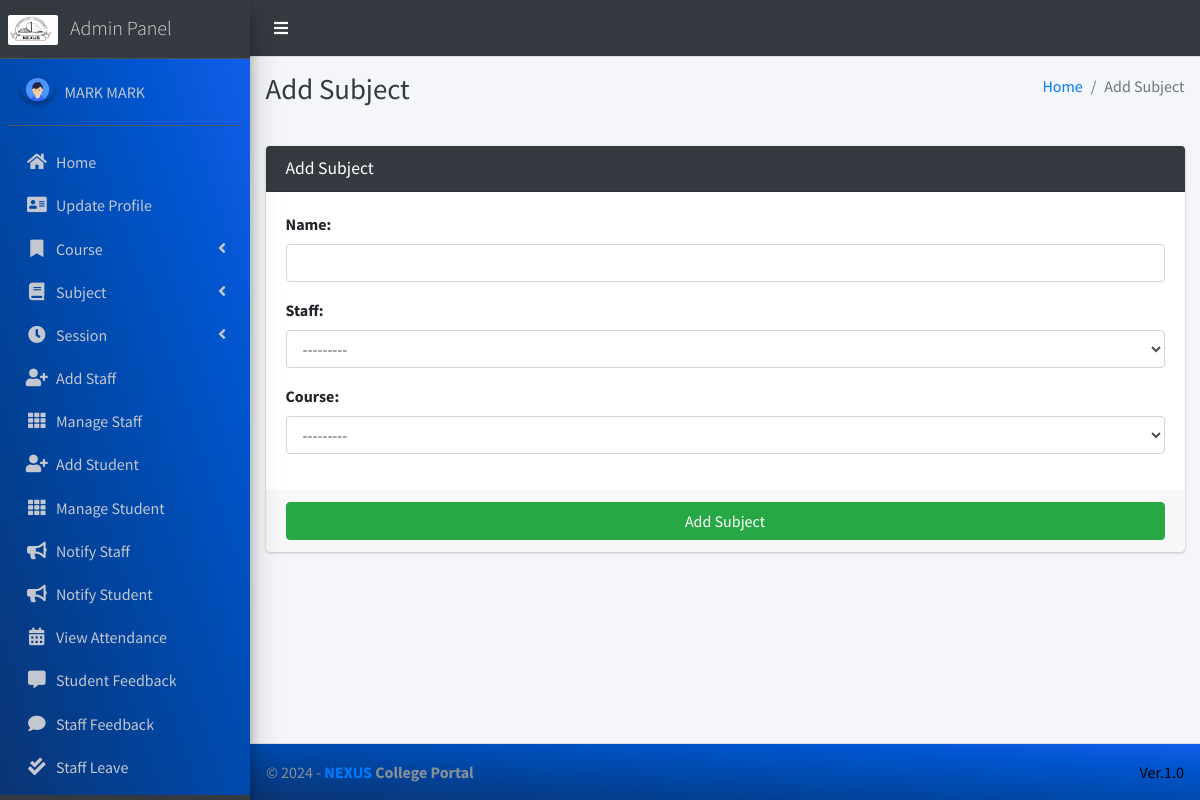
The page /subject/add/ (signed in) on the database its author committed.
### main_app/models.py (models this page shows)
class CustomUser(AbstractUser):
    USER_TYPE = ((1, "HOD"), (2, "Staff"), (3, "Student"))
    GENDER = [("M", "Male"), ("F", "Female")]
    username = None  # Removed username, using email instead
    email = models.EmailField(unique=True)
    user_type = models.CharField(default=1, choices=USER_TYPE, max_length=1)
    gender = models.CharField(max_length=1, choices=GENDER)
    profile_pic = models.ImageField()
    address = models.TextField()
    fcm_token = models.TextField(default="")  # For firebase notifications
    created_at = models.DateTimeField(auto_now_add=True)
    updated_at = models.DateTimeField(auto_now=True)
    USERNAME_FIELD = "email"
    REQUIRED_FIELDS = []
    objects = CustomUserManager()
    def __str__(self):
        return  self.first_name + " " + self.last_name

### main_app/hod_views.py (the view, shortened to what this page needs)
# urls.py: path("subject/add/", hod_views.add_subject, name='add_subject'),
def add_subject(request):
    form = SubjectForm(request.POST or None)
    context = {
        'form': form,
        'page_title': 'Add Subject'
    }
    return render(request, 'hod_template/add_subject_template.html', context)

### main_app/forms.py
class SubjectForm(FormSettings):
    def __init__(self, *args, **kwargs):
        super(SubjectForm, self).__init__(*args, **kwargs)
    class Meta:
        model = Subject
        fields = ['name', 'staff', 'course']

### main_app/models.py (called while the page is built)
    def __str__(self):
        return self.name

    def __str__(self):
        return self.admin.first_name + " " +  self.admin.last_name

### main_app/templates/hod_template/add_subject_template.html
{% extends 'main_app/base.html' %}
{% load static %}
{% block page_title %}{{page_title}}{% endblock page_title %}
{% block content %}
<section class="content">
    <div class="container-fluid">
        <div class="row">
            <div class="col-md-12">
                <div class="card card-dark">
                    <div class="card-header">
                        <h3 class="card-title">{{page_title}}</h3>
                    </div>
                    {% include "main_app/form_template.html" with messages=messages  form=form button_text="Add Subject"%}
                </div>
            </div>
        </div>
    </div>
</section>
{% endblock content %}

### main_app/templates/main_app/sidebar_template.html (shortened to what this page needs)
{% load static %}
<aside class="main-sidebar sidebar-dark-info elevation-4">
    {% if request.user.user_type == '1' %}
    <a href="{% url 'admin_home' %}" class="brand-link">
        <img src="{% static 'dist/img/NEXUS.png' %}" alt="" style="width: 50px; height: 30px; border-radius: 2px;">
        <span class="brand-text font-weight-light ml-2"  >Admin Panel</span>
    </a>
    <div class="sidebar" style="background-image: linear-gradient(to right top, #0b3574, #033f91, #004aae, #0054cc, #125eeb);">
        <div class="user-panel mt-3 pb-3 mb-3 d-flex">
            <div class="image">
                <img src="{{ request.user.profile_pic}}" class="img-circle elevation-2" alt="User Image">
            </div>
            <div class="info">
                <a href="#" class="d-block">{{user}}</a>
            </div>
        </div>
        <nav class="mt-2">
            <ul class="nav nav-pills nav-sidebar flex-column" data-widget="treeview" role="menu" data-accordion="false">
                <li class="nav-item">
                    {% url 'admin_home' as admin_home %}
                    <a href="{{admin_home}}" class="nav-link {% if admin_home == request.path %} active {% endif %}">
                        <i class="nav-icon fas fa-home"></i>
                        <p>
                            Home
                        </p>
                    </a>
                </li>
                <li class="nav-item">
                    {% url 'admin_view_profile' as admin_view_profile %}
                    <a href="{{admin_view_profile}}"
                        class="nav-link {% if admin_view_profile == request.path %} active {% endif %}">
                        <i class="nav-icon fas fa-address-card"></i>
                        <p>
                            Update Profile
                        </p>
                    </a>
                </li>
                <li class="nav-item has-treeview">
                    <a href="#" class="nav-link" >
                        <i class="nav-icon fas fa-bookmark"></i>
                        <p>
                            Course
                            <i class="fas fa-angle-left right"></i>
                        </p>
                    </a>
                </li>
                <li class="nav-item has-treeview">
                    <a href="#" class="nav-link">
                        <i class="nav-icon fas fa-book"></i>
                        <p>
                            Subject
                            <i class="fas fa-angle-left right"></i>
                        </p>
                    </a>
                </li>
                <li class="nav-item has-treeview">
                    <a href="#" class="nav-link">
                        <i  class="nav-icon fas fa-clock"></i>
                        <p>
                            Session
                            <i class="fas fa-angle-left right"></i>
                        </p>
                    </a>
                </li>
                <li class="nav-item">
                    {% url 'add_staff' as add_staff %}
                    <a href="{{add_staff}}" class="nav-link {% if add_staff == request.path %} active {% endif %}">
                        <i class="nav-icon fas fa-user-plus"></i>
                        <p>
                            Add Staff
                        </p>
                    </a>
                </li>
                <li class="nav-item">
                    {% url 'manage_staff' as manage_staff %}
                    {% url 'edit_staff' staff_id as edit_staff %}
                    <a href="{{manage_staff}}"
                        class="nav-link {% if manage_staff == request.path or request.path == edit_staff %} active {% endif %}">
                        <i class="nav-icon fas fa-th"></i>
                        <p>
                            Manage Staff
                        </p>
                    </a>
                </li>
                <li class="nav-item">
                    {% url 'add_student' as add_student%}
                    <a href="{{add_student}}" class="nav-link  {% if add_student == request.path %} active {% endif %}">
                        <i class="nav-icon fas fa-user-plus"></i>
                        <p>
                            Add Student
                        </p>
                    </a>
                </li>
                <li class="nav-item">
                    {% url 'manage_student' as manage_student %}
                    {% url 'edit_student' student_id as edit_student %}
                    <a href="{{manage_student}}"
                        class="nav-link  {% if edit_student == request.path or manage_student == request.path %} active {% endif %}">
                        <i class="nav-icon fas fa-th"></i>
                        <p>
                            Manage Student
                        </p>
                    </a>
                </li>
                <li class="nav-item">
                    {% url 'admin_notify_staff' as admin_notify_staff %}
                    <a href="{{admin_notify_staff}}"
                        class="nav-link {% if admin_notify_staff == request.path %} active {% endif %}">
                        <i class="nav-icon fas fa-bullhorn"></i>
                        <p>
                            Notify Staff
                        </p>
                    </a>
                </li>
                <li class="nav-item">
                    {% url 'admin_notify_student' as admin_notify_student %}
                    <a href="{{admin_notify_student}}"
                        class="nav-link {% if admin_notify_student == request.path %} active {% endif %}">
                        <i class="nav-icon fas fa-bullhorn"></i>
                        <p>
                            Notify Student
                        </p>
                    </a>
                </li>
                <li class="nav-item">
                    {% url 'admin_view_attendance' as admin_view_attendance %}
                <li class="nav-item">
                    <a href="{{admin_view_attendance}}"
                        class="nav-link  {% if admin_view_attendance == request.path %} active {% endif %}">
                        <i class="nav-icon fas fa-calendar-alt"></i>
                        <p>
                            View Attendance
                        </p>
                    </a>
                </li>
                <li class="nav-item">
                    {% url 'student_feedback_message' as student_feedback_message %}
                    <a href="{{ student_feedback_message }}"
                        class="nav-link  {% if student_feedback_message == request.path %} active {% endif %}">
                        <i class="nav-icon fas fa-comment-alt"></i>
                        <p>
                            Student Feedback
                        </p>
                    </a>
                </li>
                <li class="nav-item">
                    {% url 'staff_feedback_message' as staff_feedback_message %}
                    <a href="{{staff_feedback_message}}"
                        class="nav-link   {% if staff_feedback_message == request.path %} active {% endif %}">
                        <i  class="nav-icon fas fa-comment"></i>
                        <p>
                            Staff Feedback
                        </p>
                    </a>
                </li>
                <li class="nav-item">
                    {% url 'view_staff_leave' as view_staff_leave %}
                    <a href="{{view_staff_leave}}"
                        class="nav-link  {% if view_staff_leave == request.path %} active {% endif %}">
                        <i  class="nav-icon fas fa-check-double"></i>
                        <p>
                            Staff Leave
                        </p>
                    </a>
                </li>
                <li class="nav-item">
                    {% url 'view_student_leave' as view_student_leave %}
                    <a href="{% url 'view_student_leave' %}"
                        class="nav-link  {% if view_student_leave == request.path %} active {% endif %}">
                    </a>
                </li>
                                        {% endif %}
                                    </ul>
                                </nav>
                            </div>
</aside>

### rows shown on the page
CustomUser: user.profile_pic (picture), first_name+last_name "MARK MARK"

### other values the page prints
{{ page_title }} "Add Subject"
{{ field.label_tag }} "Name:" "Staff:" "Course:"
{{ button_text }} "Add Subject"
